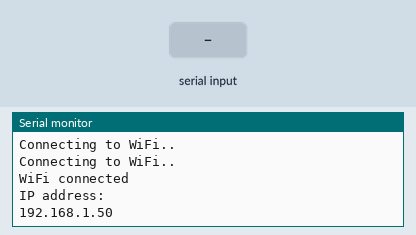
Bench run of a sketch on a simulated ESP32. On the bench: the last lines printed to the serial monitor. Inputs (shaded band) come from the test bench. WiFi joins after 1.5 s; servers stay silent unless stated.

Above: at 3.2 s.
3.3 s: "1\n" received over the second serial link
At 4.3 s:
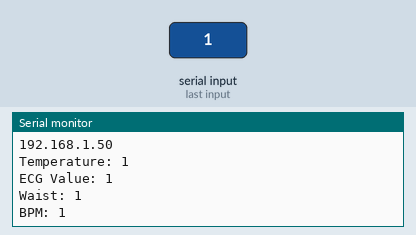
4.8 s: "0\n" received over the second serial link
At 5.4 s:
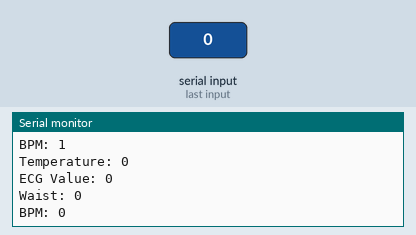

Measured:
- after the input at 3.3 s, the serial monitor: prints a new line at once (image 1)
- after the input at 4.8 s, the serial monitor: prints a new line at once (image 2)

The sketch:

checked_final_esp32_copy_20241025050921.ino
```cpp
#include <WiFi.h>
#include <WebServer.h>
#include <ArduinoJson.h>

// Replace with your network credentials
const char* ssid = "Pixel_3125";
const char* password = "promaxpro";

WebServer server(80);

// Variables to store sensor data
String temperature = "0";
String ecgValue = "0";
String value = "0";    // Replacing sensorValue1 with value
String BPM = "0";

const char index_html[] PROGMEM = R"rawliteral(
<!DOCTYPE HTML>
<html>
<head>
    <title>Health Monitoring Dashboard</title>
    <meta name="viewport" content="width=device-width, initial-scale=1">
    <style>
        body {
            font-family: Arial, sans-serif;
            margin: 0;
            padding: 20px;
            background-color: #f0f2f5;
        }
        .container {
            max-width: 800px;
            margin: 0 auto;
        }
        .card {
            background-color: white;
            border-radius: 10px;
            box-shadow: 0 2px 4px rgba(0,0,0,0.1);
            padding: 20px;
            margin-bottom: 20px;
        }
        h1 {
            color: #1a73e8;
            text-align: center;
            margin-bottom: 30px;
        }
        .sensor-value {
            font-size: 2em;
            font-weight: bold;
            text-align: center;
            margin: 10px 0;
        }
        .label {
            color: #5f6368;
            text-align: center;
            font-size: 1.2em;
            margin-bottom: 5px;
        }
    </style>
    <script>
        setInterval(function() {
            getData();
        }, 1000); // Update every second

        function getData() {
            var xhr = new XMLHttpRequest();
            xhr.onreadystatechange = function() {
                if (this.readyState == 4 && this.status == 200) {
                    var data = JSON.parse(this.responseText);
                    document.getElementById("temperature").innerHTML = data.temperature;
                    document.getElementById("bpm").innerHTML = data.bpm;
                    document.getElementById("ecg").innerHTML = data.ecg;
                    document.getElementById("value").innerHTML = data.value;  // Updated to use "value"
                }
            };
            xhr.open("GET", "/readings", true);
            xhr.send();
        }
    </script>
</head>
<body>
    <div class="container">
        <h1>Health Monitoring Dashboard</h1>

        <div class="card">
            <div class="label">Body Temperature</div>
            <div class="sensor-value">
                <span id="temperature">--</span>°C
            </div>
        </div>

        <div class="card">
            <div class="label">Heart Rate</div>
            <div class="sensor-value">
                <span id="bpm">--</span> BPM
            </div>
        </div>

        <div class="card">
            <div class="label">ECG Reading</div>
            <div class="sensor-value">
                <span id="ecg">--</span>
            </div>
        </div>

        <div class="card">
            <div class="label">Waist</div>
            <div class="sensor-value">
                <span id="value">--</span> cm <!-- Changed id from "ir" to "value" -->
            </div>
        </div>
    </div>
</body>
</html>
)rawliteral";

void handleRoot() {
  server.send(200, "text/html", index_html);
}

void handleReadings() {
  StaticJsonDocument<200> doc;
  doc["temperature"] = temperature;
  doc["ecg"] = ecgValue;
  doc["value"] = value;  // Updated to use "value"
  doc["bpm"] = BPM;

  String jsonString;
  serializeJson(doc, jsonString);

  server.send(200, "application/json", jsonString);
}

void setup() {
  Serial.begin(115200);   // Initialize Serial communication
  Serial2.begin(9600, SERIAL_8N1, 16, 17); // Initialize UART on pins 16 (RX) and 17 (TX)

  // Connect to Wi-Fi
  WiFi.begin(ssid, password);
  while (WiFi.status() != WL_CONNECTED) {
    delay(1000);
    Serial.println("Connecting to WiFi..");
  }

  // Print ESP32 IP address
  Serial.println("WiFi connected");
  Serial.println("IP address: ");
  Serial.println(WiFi.localIP());

  // Set up web server routes
  server.on("/", handleRoot);
  server.on("/readings", handleReadings);

  // Start server
  server.begin();
}

void loop() {
  server.handleClient();

  if (Serial2.available()) {
    String receivedData = Serial2.readStringUntil('\n'); // Read data until newline

    // Parse the received data
    temperature = receivedData.substring(0, receivedData.indexOf(','));
    receivedData = receivedData.substring(receivedData.indexOf(',') + 1);
    ecgValue = receivedData.substring(0, receivedData.indexOf(','));
    receivedData = receivedData.substring(receivedData.indexOf(',') + 1);
    value = receivedData.substring(0, receivedData.indexOf(','));  // Updated to use "value"
    BPM = receivedData.substring(receivedData.indexOf(',') + 1);

    // Debug print
    Serial.print("Temperature: ");
    Serial.println(temperature);
    Serial.print("ECG Value: ");
    Serial.println(ecgValue);
    Serial.print("Waist: ");  // Updated to print "value"
    Serial.println(value);
    Serial.print("BPM: ");
    Serial.println(BPM);
  }
}
```
